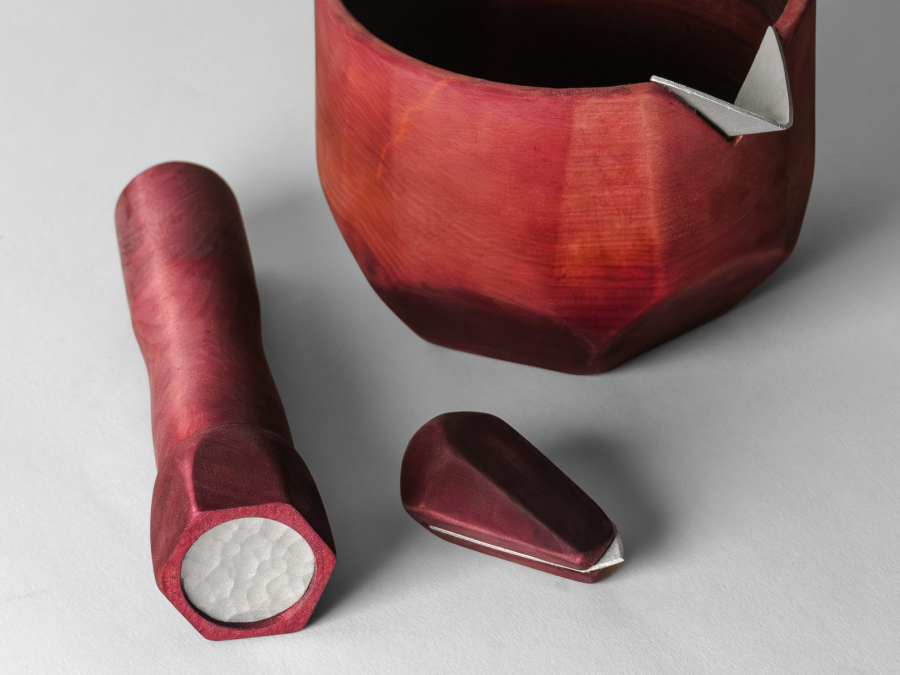
#> input picture portfolio-media/anar_f3.jpg, 1800 x 1350 px (shown at 1/2 size)
$ python -i images.py   (imports and definitions only)
#> lines starting #> are read from the running program, lines starting #| are printed output that depends on the picture
#> further down, picture is the input picture: PIL image 1800x1350 RGB; mean R, G, B 151, 126.2, 125.8
"""Image tool for the portfolio: writes optimized JPEGs into portfolio-media/.

Needs Pillow (python3 -m pip install pillow). macOS only for PDF pages (uses tools/pdfpages.swift)
and HEIC photos (uses sips). Sources are looked up in the ID copy folder; override with LW_ID_COPY.

usage (from the repo root):
  python3 _src/images.py heroes [h_wedge h_axio ...]   re-crop the project card images (all if none named)
  python3 _src/images.py crop KEY X0 Y0 X1 Y1   trim portfolio-media/KEY.jpg in place (fractions 0-1, e.g. to cut slide titles)
  python3 _src/images.py sheet KEY COLS SOURCE... [--width 2400] [--rotate 90] [--gap 64] [--photos] [--aspect 3:4] [--match]   combine scanned pages into one sheet
        (cropped to the drawings, even rows); --photos makes a board of whole photos instead (moodboards);
        --aspect center-crops every photo to that shape first, so the board is an even grid; a single source can
        set its own shape as SOURCE@1:1 (e.g. a row of square photos above rows of 3:4 ones) and its own clockwise
        turn as SOURCE@r270 (sideways scans), or both as SOURCE@r90,1:1; SOURCE@degreen removes a green light leak
  python3 _src/images.py cut KEY PROJECT/file.dxf   a laser-cut DXF as portfolio-media/KEY.svg (sheet outline + part)
  python3 _src/images.py label KEY   a render with part labels in the site's font (Manrope, ink, leader lines),
        from _src/labels/KEY.json: source, output width, text size, the x where label text starts (right side) or
        ends (left side), and per label its text, side, line height y and the point "at" on the part (optional "x" moves
        that label's text), all in output pixels; a label without "at" is a plain caption centred on its x, y; an
        optional "box" crops the source first (fractions, as in add --box)
  python3 _src/images.py add KEY SOURCE [--width 1800] [--rotate 90] [--flip] [--box X0 Y0 X1 Y1] [--paper] [--ink 3]
        SOURCE: a path, "PROJECT/file name.jpg" (searched inside that ID copy project folder),
                "PDF:PROJECT/deck.pdf:PAGE", "PDFIMG:PROJECT/deck.pdf:OBJ" (an image embedded in a PDF, at its
                own resolution; find OBJ with python3 _src/pdfimg.py deck.pdf OUTDIR), or a .HEIC file.
                --rotate turns it clockwise; --flip mirrors it left to right (e.g. to face the same way as its sketch).
                Transparent sources are flattened onto the site's panel colour.
  then: python3 _src/build.py

Card images are full frames showing one product (the whole photo unless a crop is given below).
A card has two sizes: resting (a band of the image, 384px tall on desktop) and clicked (the whole
image, at its own aspect ratio); hover only undims it. Which band shows while resting is set per project in
content.py (HERO_FOCUS, CSS object-position y); build.py reads each image's aspect ratio itself.
"""
import os, sys, subprocess, tempfile
from PIL import Image, ImageOps

Image.MAX_IMAGE_PIXELS = None
HERE = os.path.dirname(os.path.abspath(__file__))
REPO = os.path.dirname(HERE)
OUT = os.path.join(REPO, "portfolio-media")
ID_COPY = os.environ.get("LW_ID_COPY", os.path.expanduser("~/Downloads/Claude/ID copy"))
CACHE = os.path.join(tempfile.gettempdir(), "lw-images-cache")
HERO_W = 2400

# key: (source, crop). crop None = the whole photo; otherwise
# (center x, center y, crop width as a fraction of the source width (>1 pads with the backdrop color), aspect ratio w/h)
HEROES = {
    "h_wedge":  ("WEDGE/DSC07293-4.jpg", None),   # the uncropped close-up with napkins
    "h_axio":   ("AXIO/untitled.14.png", None),
    "h_anar":   ("ANAR KARI/Pomegranate.png", None),
    "h_andon":  ("ANDON/DSC07550.jpg", None),   # lit at dusk by the window
    "h_moai":   ("MOAI/untitled.82.png", (0.49, 0.43, 0.75, 1.5)),   # interface face (power, light slider, cooling); the crop starts just above the unit, so with focus 4% a thin band of background shows over it at every card size
    "h_fern":   ("Fern/DSC07676.png", (0.42, 0.56, 0.85, 1.5)),   # painting from the open kit (DSC07706 is soft)
    "h_bubble": ("PDFIMG:Bubble/Bubble.pdf:1063", (0.68, 0.25, 0.8, 1.5)),   # the nightstand render, in on the clock (whole dial fits the resting strip)
}


# [55 lines left out: functions find_in_project, pdf_page, resolve, flat, not called in this run]


QUALITY = {"h_andon": 90, "h_bubble": 90}   # JPEG quality per image (default 80): smoother gradients for these two cards


# [77 lines left out: functions save, crop, heroes, paper_white, boxed, add and 1 more, not called in this run]


def drawn(im, side=0.02, top=0.01, footer=0.05, pad=0.02):
    """The part of a scanned page that holds drawings. The scanner's edge lines (`side`, `top`) and the
    name + date line along the bottom (`footer`) are painted out, and marks smaller than a few pen
    strokes (pencil specks) don't count toward the crop."""
#> called with side = 0.02, top = 0.01, footer = 0.05, pad = 0.02
    page = im.copy()
    sw, th, fh = round(im.width * side), round(im.height * top), round(im.height * footer)
#> sw = 36; th = 14; fh = 68
    for box in ((0, 0, im.width, th), (0, im.height - fh, im.width, im.height), (0, 0, sw, im.height), (im.width - sw, 0, im.width, im.height)):
        page.paste((255, 255, 255), box)
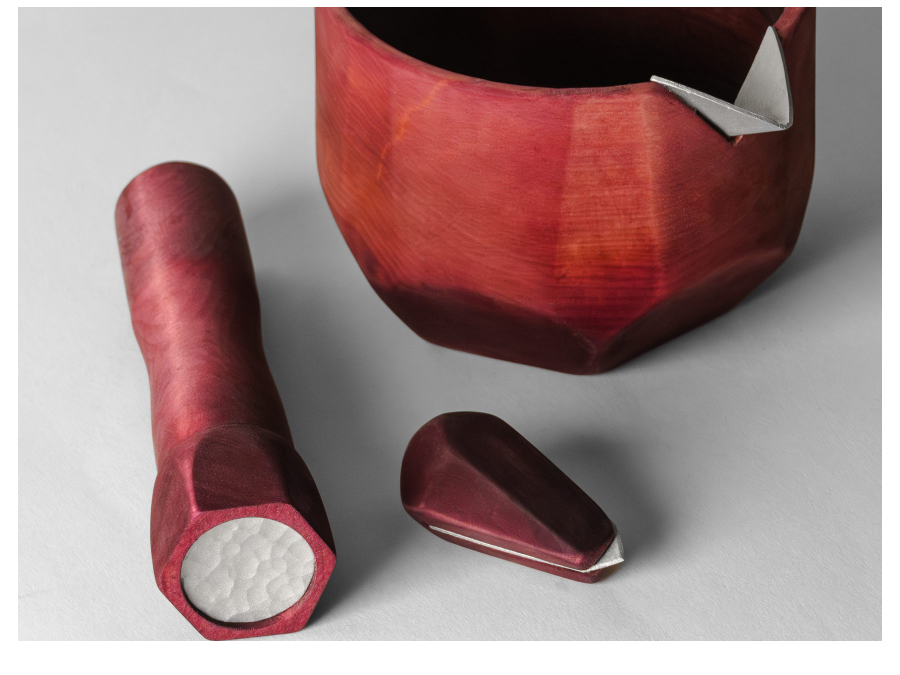
#> page: PIL image 1800x1350 RGB (shown at 1/2 size); mean R, G, B 157.1, 132.4, 132
    s = 16   # look at the page in 16 px cells; a row or column needs ink in 3+ cells to count
    ink = page.convert("L").point(lambda v: 255 if v < 200 else 0).resize((im.width // s, im.height // s), Image.BOX)
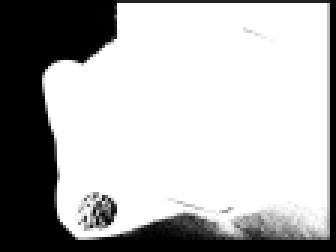
#> ink: PIL image 112x84 L (shown 3 times larger); min 0, max 255, mean 176.8
    px, w, h = ink.load(), im.width // s, im.height // s
#> w = 112; h = 84
    rows = [y for y in range(h) if sum(px[x, y] > 60 for x in range(w)) >= 3]
#> rows = 79 values from 1 to 79
    cols = [x for x in range(w) if sum(px[x, y] > 60 for y in range(h)) >= 3]
#> cols = 96 values from 14 to 109
    p = round(pad * max(im.width, im.height))
#> p = 36
    return page.crop((max(0, cols[0] * s - p), max(0, rows[0] * s - p), min(im.width, (cols[-1] + 1) * s + p), min(im.height, (rows[-1] + 1) * s + p)))
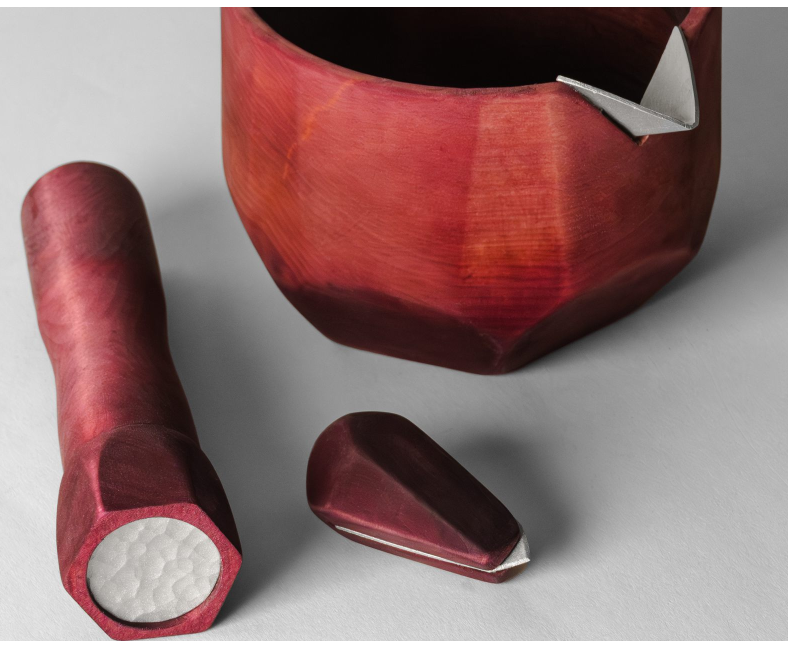
#> returned value: PIL image 1608x1316 RGB (shown at 1/2 size); mean R, G, B 145.8, 117.5, 117


# [89 lines left out: functions degreen, match_tone, sheet, not called in this run]


FONT = os.path.join(HERE, "tools", "fonts", "Manrope[wght].ttf")
INK = (42, 31, 30)


# [80 lines left out: functions label, cut, not called in this run]


# [46 lines not run here, left out]

>>> from PIL import Image
>>> picture = Image.open('../portfolio-media/anar_f3.jpg')
>>> result = drawn(picture)

$ run again, on portfolio-media/anar_stain.jpg
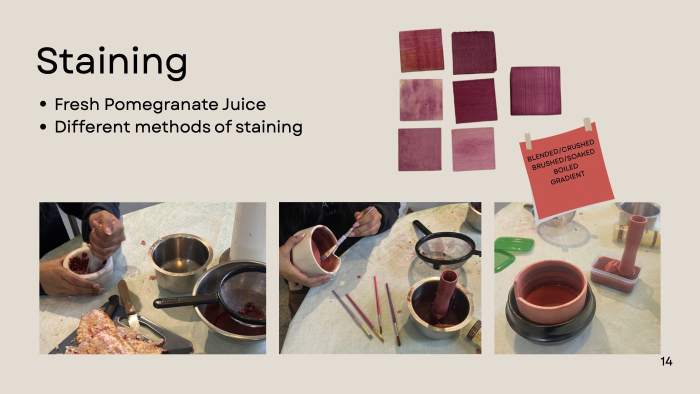
#> input picture portfolio-media/anar_stain.jpg, 1400 x 787 px (shown at 1/2 size)
#> picture is the input picture: PIL image 1400x787 RGB; mean R, G, B 190.4, 176.3, 166.5
#> in drawn, `ink = page.convert("L").point(lambda v: 255 if v < 200 else 0).resize(..`:
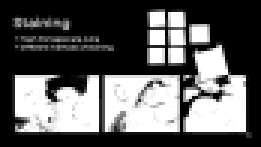
#> ink: PIL image 87x49 L (shown 3 times larger); min 0, max 255, mean 93.3
#> w = 87; h = 49
#> rows = 41 values from 3 to 43
#> cols = 76 values from 5 to 81
#> in drawn, `return page.crop((max(0, cols[0] * s - p), max(0, rows[0] * s - p), mi..`:
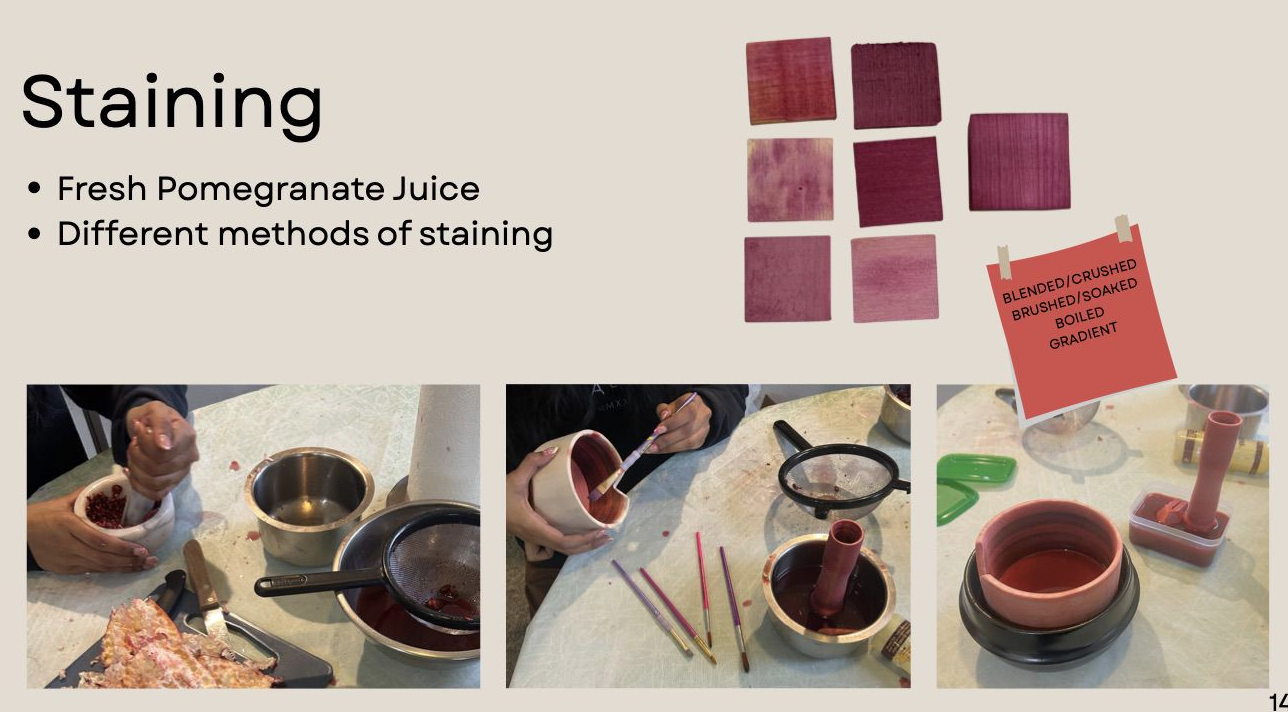
#> returned value: PIL image 1288x712 RGB; mean R, G, B 183, 167.6, 157.8

$ run again, on portfolio-media/anar_t1.jpg
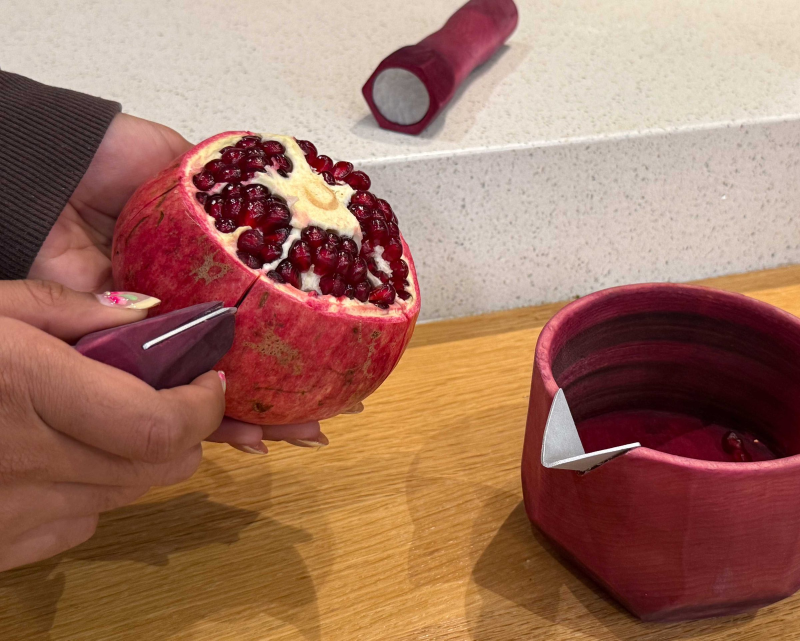
#> input picture portfolio-media/anar_t1.jpg, 2400 x 1922 px (shown at 1/3 size)
#> picture is the input picture: PIL image 2400x1922 RGB; mean R, G, B 158.9, 114.5, 97
#> in drawn, `ink = page.convert("L").point(lambda v: 255 if v < 200 else 0).resize(..`:
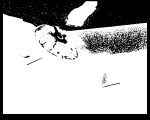
#> ink: PIL image 150x120 L; min 0, max 255, mean 173.6
#> w = 150; h = 120
#> rows = 113 values from 1 to 113
#> cols = 144 values from 3 to 146
#> in drawn, `return page.crop((max(0, cols[0] * s - p), max(0, rows[0] * s - p), mi..`:
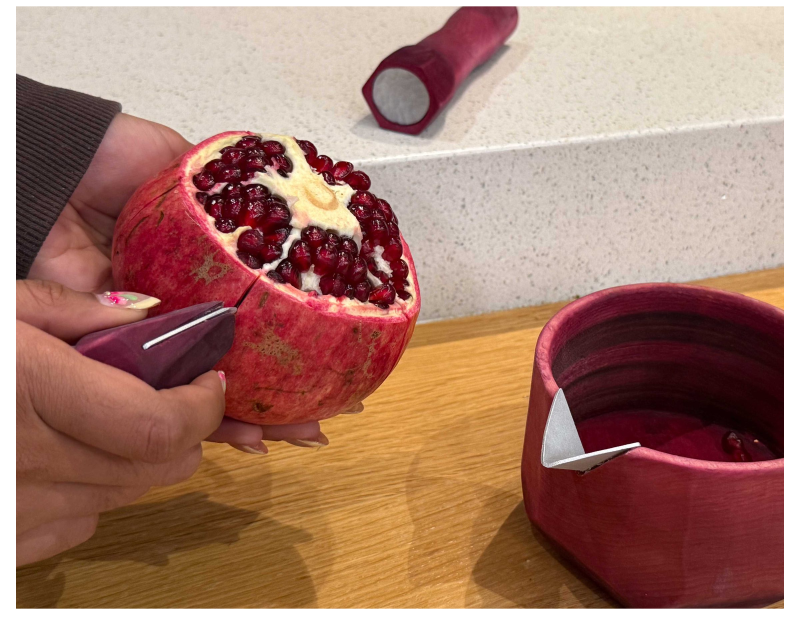
#> returned value: PIL image 2400x1872 RGB (shown at 1/3 size); mean R, G, B 166.6, 125, 110.2
